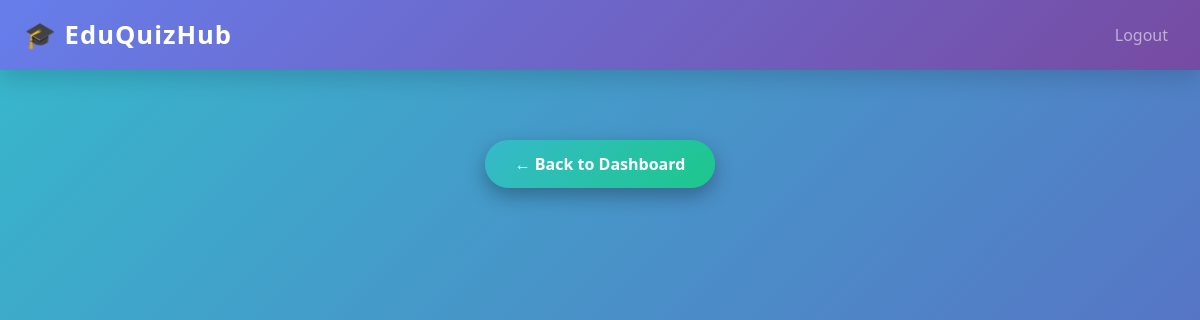
Page /student/modules (signed in) on the earlier database version.
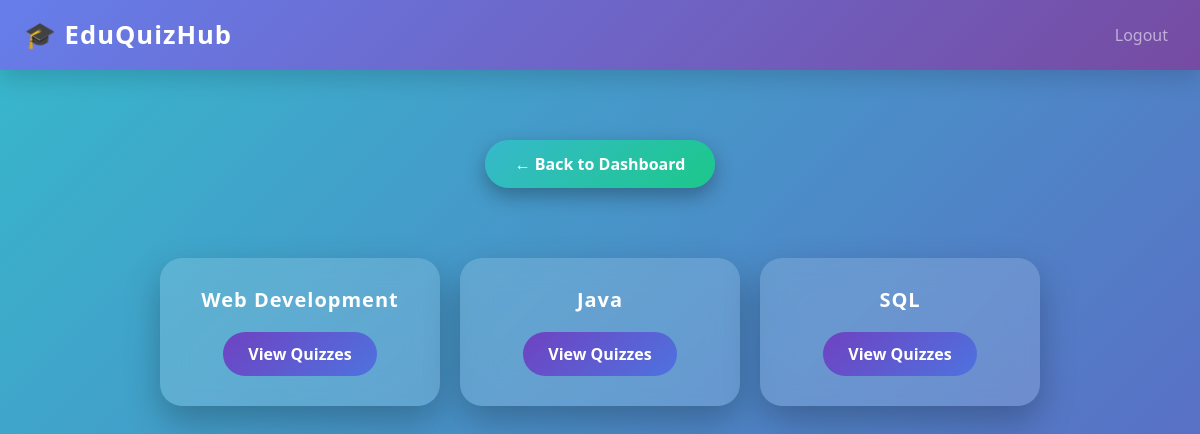
Same page on the later database version.
### tables this page shows
CREATE TABLE modules (
    id INTEGER PRIMARY KEY AUTOINCREMENT,
    name TEXT NOT NULL
);

### app.py (the view)
@app.route("/student/modules")
def student_modules():
    if session.get("role") != "student":
        return redirect(url_for("login"))
    modules = get_all_modules()
    return render_template(
        "student_modules.html",
        modules=modules
    )

### db/db.py (called while the page is built)
def get_db_connection():
    conn = sqlite3.connect(DB_NAME)
    conn.row_factory = sqlite3.Row
    return conn

def get_all_modules():
    with get_db_connection() as conn:
        return conn.execute("SELECT * FROM modules").fetchall()

### templates/student_modules.html (shortened to what this page needs)
{% extends "base.html" %}
{% block content %}
<div style="text-align: center;">
    <a href="{{ url_for('student_dashboard') }}" class="btn-back">← Back to Dashboard</a>
</div>
<div class="modules-wrapper">
    {% for module in modules %}
    <div class="module-card">
        <h5>{{ module.name }}</h5>
        <a href="{{ url_for('module_quizzes', module_id=module.id) }}" class="btn">
            View Quizzes
        </a>
    </div>
    {% endfor %}
</div>
{% endblock %}

Differences in the rows shown:
added modules: name "Web Development"
added modules: name "Java"
added modules: name "SQL"
